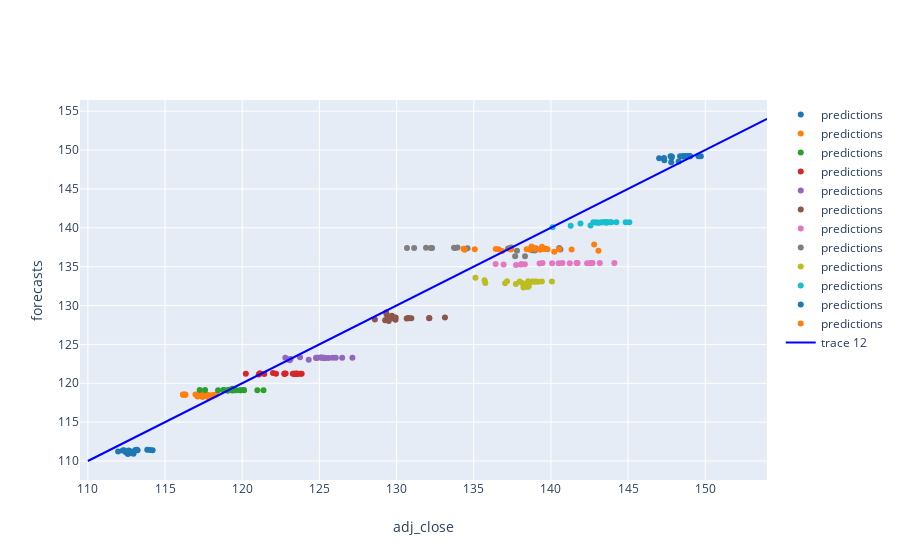

Source (notebook cell):
### Code cell
# Plot scatter plot of actual values vs. predictions
fig = go.Figure()

n = 0
for key in ests:
    i = df[df['date']==key].index[0]
    fig.add_trace(go.Scatter(x=df[i:i+H]['adj_close'], 
                             y=ests[key],
                             mode='markers',
                             name='predictions',
                             line=dict(color=colors[n%len(colors)])))
    n = n + 1

fig.add_trace(go.Scatter(x=list(range(110, 155, 1)),
                         y=list(range(110, 155, 1)),
                         mode='lines',
                         line=dict(color='blue')))

fig.update_layout(yaxis=dict(title='forecasts'),
                  xaxis=dict(title='adj_close'))
